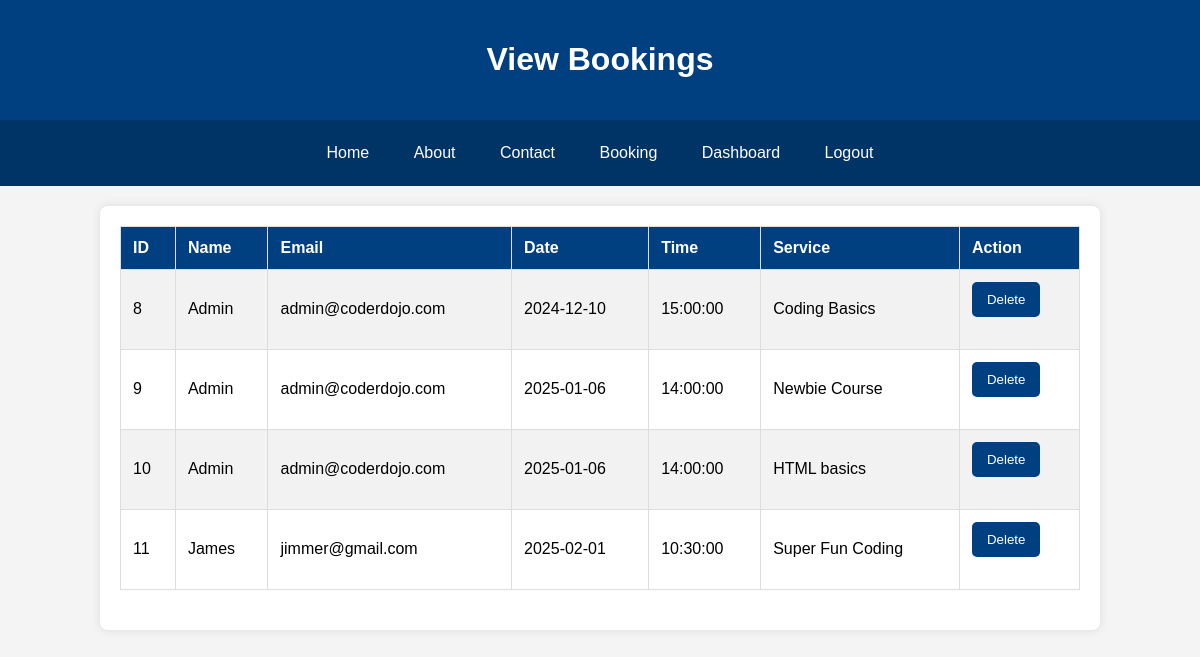
Before: /view_bookings (signed in) with the older database file.
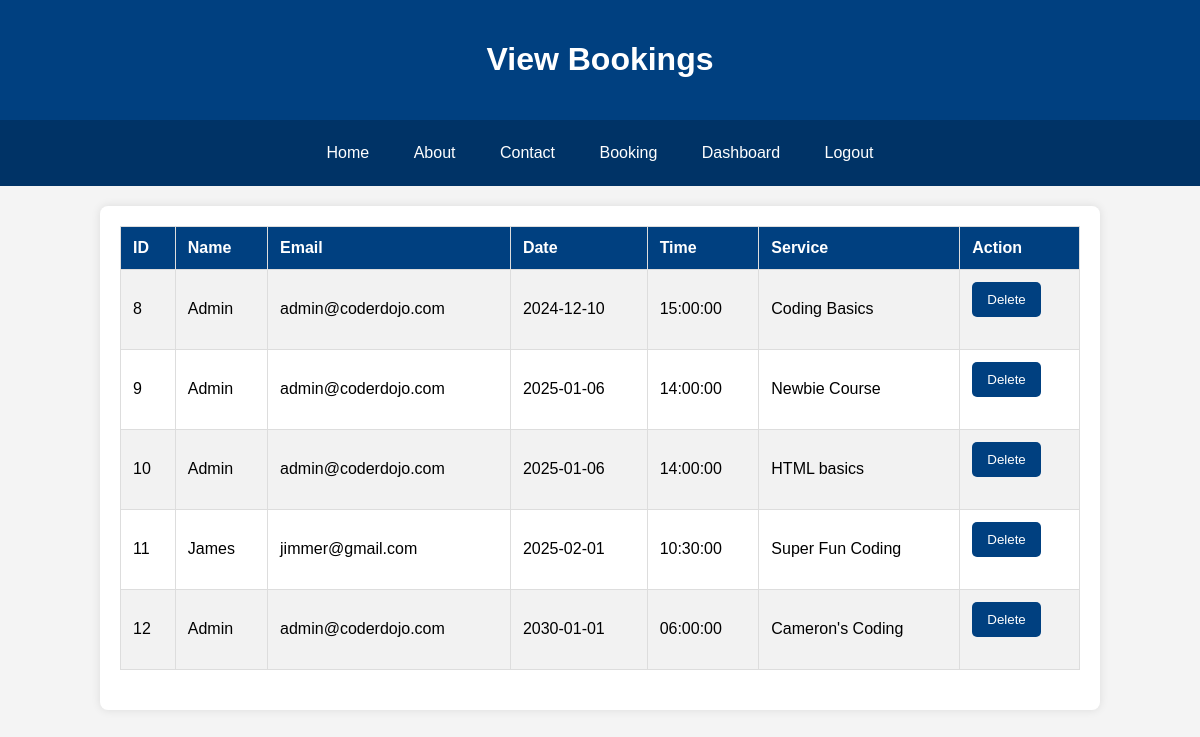
After: the same page with the newer database file.
### app.py (models this page shows, shortened)
class Booking(db.Model):
    id = db.Column(db.Integer, primary_key=True)
    user_id = db.Column(db.Integer, db.ForeignKey('login.id'), nullable=False)
    name = db.Column(db.String(100), nullable=False)
    email = db.Column(db.String(120), nullable=False)
    date = db.Column(db.Date, nullable=False)
    time = db.Column(db.Time, nullable=False)
    service = db.Column(db.String(100), nullable=False)

### app.py (the view)
@app.route('/view_bookings')
@login_required
def view_bookings():
    if not current_user.role == 'admin':
        return redirect(url_for('home'))
    bookings = Booking.query.all()
    return render_template('view_bookings.html', bookings=bookings)

### app.py (called while the page is built)
@login_manager.user_loader
def load_user(user_id):
    return Login.query.get(int(user_id))

### templates/view_bookings.html (shortened to what this page needs)
<!DOCTYPE html>
<html lang="en">
<head>
    <link rel="stylesheet" type="text/css" href="{{ url_for('static', filename='admin.css') }}">
</head>
<body>
    <header>
        <h1>View Bookings</h1>
    </header>
    <div class="navbar">
        <a href="{{ url_for('home') }}">Home</a>
        <a href="{{ url_for('about') }}">About</a>
        <a href="{{ url_for('contact') }}">Contact</a>
        <a href="{{ url_for('booking') }}">Booking</a>
        <a href="{{ url_for('admin_dashboard') }}">Dashboard</a>
        <a href="{{ url_for('logout') }}">Logout</a>
    </div>
    <div class="container">
        <table>
            <tr>
                <th>ID</th>
                <th>Name</th>
                <th>Email</th>
                <th>Date</th>
                <th>Time</th>
                <th>Service</th>
                <th>Action</th>
            </tr>
            {% for booking in bookings %}
            <tr>
                <td>{{ booking.id }}</td>
                <td>{{ booking.name }}</td>
                <td>{{ booking.email }}</td>
                <td>{{ booking.date }}</td>
                <td>{{ booking.time }}</td>
                <td>{{ booking.service }}</td>
                <td>
                    <form action="{{ url_for('delete_booking', booking_id=booking.id) }}" method="post">
                        <button type="submit">Delete</button>
                    </form>
                </td>
            </tr>
            {% endfor %}
        </table>
    </div>
</body>
</html>

Changed rows visible on the page:
added Booking: id "12", name "Admin", email "admin@coderdojo.com", date "2030-01-01", time "06:00:00", service "Cameron's Coding"
